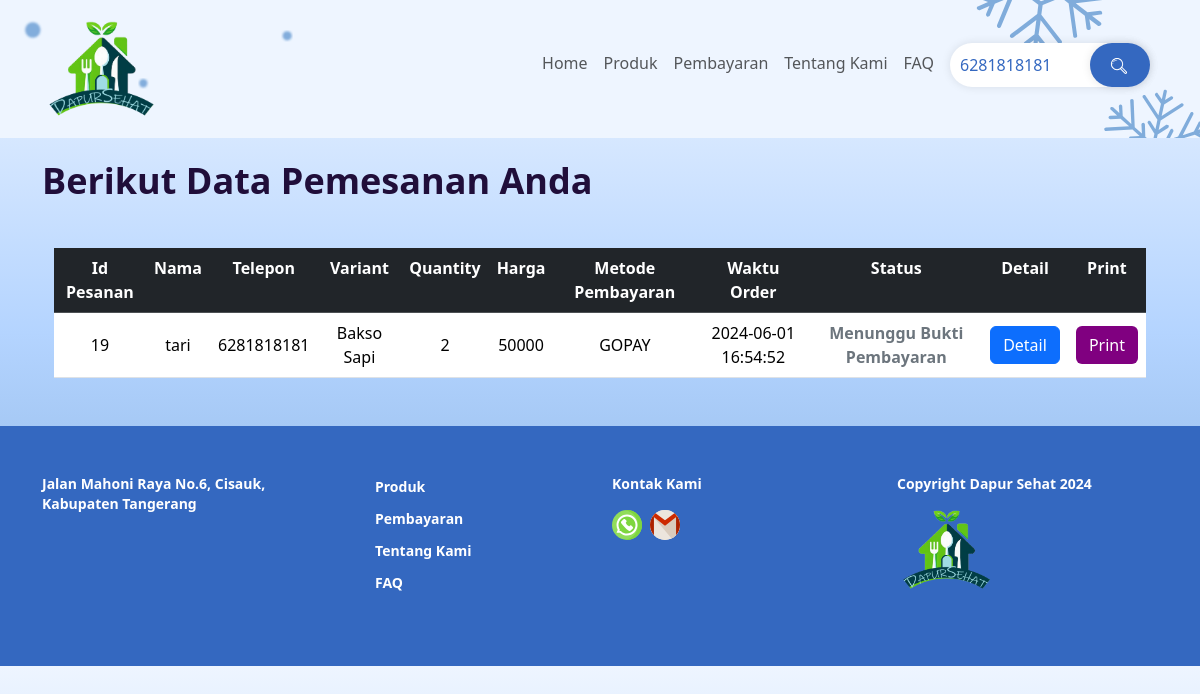
Page /cari-pesanan.php?tcari=6281818181 on the earlier database version.
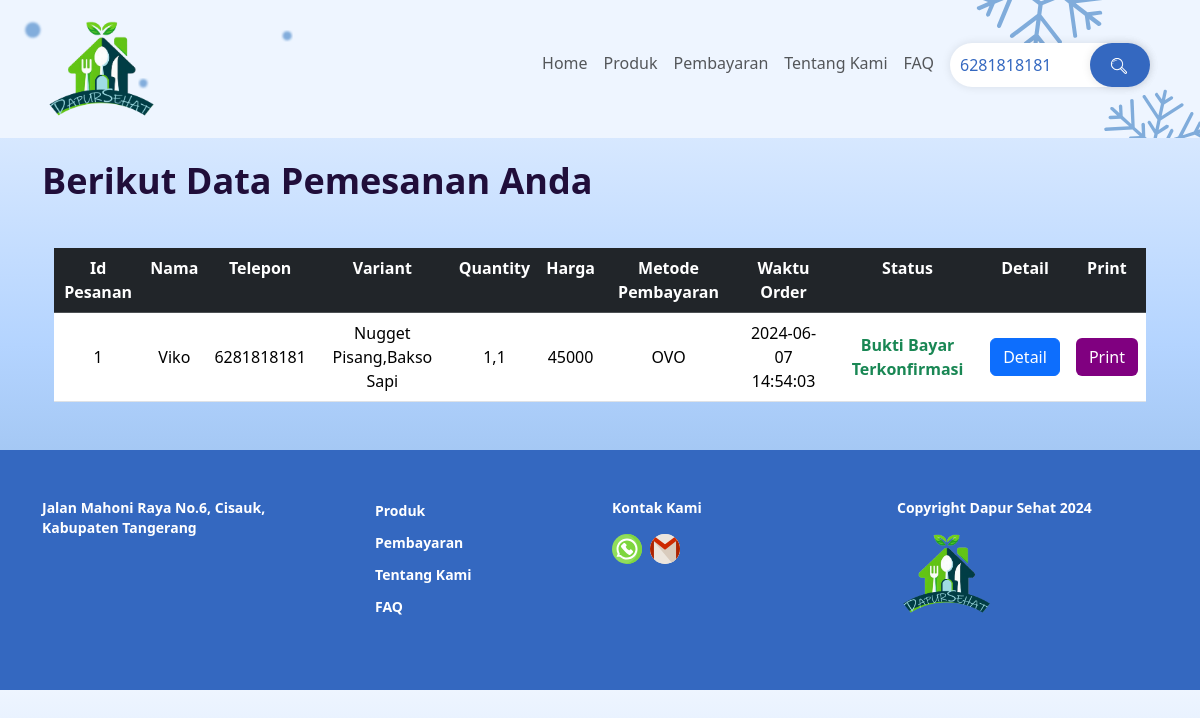
Same page on the later database version.
### tables this page shows
CREATE TABLE `orders` (
  `id` int(11) NOT NULL,
  `nama` varchar(50) NOT NULL,
  `telepon` varchar(50) NOT NULL,
  `email` varchar(50) DEFAULT NULL,
  `wilayah` varchar(50) NOT NULL,
  `alamat` varchar(225) NOT NULL,
  `mtdBayar` varchar(50) NOT NULL,
  `order_date` timestamp NOT NULL DEFAULT current_timestamp(),
  `status` varchar(50) DEFAULT 'Menunggu Bukti Pembayaran'
);

### public/cari-pesanan.php (the view, shortened to what this page needs)
<!DOCTYPE html>
<html lang="en">
<head>
    <link href="https://cdn.jsdelivr.net/npm/bootstrap@5.3.3/dist/css/bootstrap.min.css" rel="stylesheet">
    <link rel="stylesheet" href="https://cdn.jsdelivr.net/npm/bootstrap-icons@1.11.3/font/bootstrap-icons.min.css">
    <link rel="stylesheet" href="https://unpkg.com/aos@next/dist/aos.css" />
    <link rel="stylesheet" href="css/style.css">
</head>
<body>
    <section id="hero-container" style="
    background-image: url('images/bgtop.svg');
    background-size: cover;
    background-repeat: no-repeat;
    background-position: center;
    ">
        <div id="navbar"></div>
    </section>
    <section id="tabelCariPesanan">
        <div class="container py-2">
            <h1 class="title py-2">Berikut Data Pemesanan Anda</h1>
            <div class="container py-4 table-responsive">
                <main>
                    <table class="table table-hover text-center" data-aos="fade-down">
                        <tr class="table-dark">
                            <th>Id Pesanan</th>
                            <th>Nama</th>
                            <th>Telepon</th>
                            <th>Variant</th>
                            <th>Quantity</th>
                            <th>Harga</th>
                            <th>Metode Pembayaran</th>
                            <th>Waktu Order</th>
                            <th>Status</th>
                            <th>Detail</th>
                            <th>Print</th>
                        </tr>
                        <?php
                        if (isset($_GET['tcari'])) {
                            $keyword = mysqli_real_escape_string($db, $_GET['tcari']);
                            $query = "SELECT
                                        o.id,
                                        o.nama,
                                        o.telepon,
                                        o.email,
                                        o.wilayah,
                                        o.alamat,
                                        o.mtdBayar,
                                        o.order_date,
                                        o.status,
                                        GROUP_CONCAT(oi.product_id) AS product_id,
                                        GROUP_CONCAT(p.variant) AS variant,
                                        GROUP_CONCAT(oi.quantity) AS quantity,
                                        SUM(oi.harga_orders) AS harga_orders
                                    FROM
                                        orders o
                                    JOIN
                                        order_items oi ON o.id = oi.order_id
                                    JOIN
                                        products p ON oi.product_id = p.id
                                    WHERE
                                        o.telepon LIKE '%$keyword%'
                                    GROUP BY
                                        o.id, o.nama, o.telepon, o.email, o.wilayah, o.alamat, o.mtdBayar, o.order_date, o.status";
                            $result = mysqli_query($db, $query);
                            if ($result) {
                                $num_rows = mysqli_num_rows($result);
                                if ($num_rows > 0) {
                                    while ($row = mysqli_fetch_assoc($result)) {
                                        $detail_id = "detail_" . $row["id"];
                                        $status_class = "";
                                        switch ($row["status"]) {
                                            case 'Menunggu Bukti Pembayaran':
                                                $status_class = "style='color: #6C757D; font-weight: bold;'";
                                                break;
                                            case 'Bukti Bayar Terkonfirmasi':
                                                $status_class = "style='color: #198754; font-weight: bold;'";
                                                break;
                                        }
                                        echo "<tr>
                                                <td class='align-middle'>" . $row["id"] . "</td>
                                                <td class='align-middle'>" . $row["nama"] . "</td>
                                                <td class='align-middle'>" . $row["telepon"] . "</td>
                                                <td class='align-middle'>" . $row["variant"] . "</td>
                                                <td class='align-middle'>" . $row["quantity"] . "</td>
                                                <td class='align-middle'>" . $row["harga_orders"] . "</td>
                                                <td class='align-middle'>" . $row["mtdBayar"] . "</td>
                                                <td class='align-middle'>" . $row["order_date"] . "</td>
                                                <td class='align-middle' {$status_class}>" . $row["status"] . "</td>
                                                <td class='align-middle'>
                                                    <button class='btn btn-primary text-white' data-bs-toggle='modal' data-bs-target='#" . $detail_id . "'>Detail</button>
                                                </td>
                                                <td class='align-middle'>
                                                    <a class='btn text-white' href='../print-order.php?order_id=" .  $row["id"] . "' style='background-color: purple';>Print</a>
                                                </td>
                                            </tr>";
                                    }
                                } else {
                                    echo "<tr><td colspan='11'>Tidak ada hasil pencarian untuk '" . htmlspecialchars($keyword, ENT_QUOTES) . "'</td></tr>";
                                }
                            } else {
                                echo '<tr><td colspan="11">Terjadi kesalahan dalam mengambil data.</td></tr>';
                            }
                        } else {
                            echo '<tr><td colspan="11">Tidak ada data.</td></tr>';
                        }
                        ?>
                    </table>
                </main>
            </div>
        </div>
    </section>
    <section id="footer" style="background-color: #3468C0;">
    </section>
</body>
</html>

### public/css/style.css (style rules this page uses)
* { margin: 0; padding: 0; }
html { scroll-behavior: smooth; }
body { color: #200E3A; background-image: linear-gradient(180deg, #EEF5FF 0%, #B4D4FF 50%, #82ADDC 100%); }
.title { font-size: 36px; font-weight: 800; line-height: 54px; }

Differences in the rows shown:
removed orders: id "19", nama "tari", telepon "6281818181", variant "Bakso Sapi", quantity "2", harga_orders "50000", mtdBayar "GOPAY", order_date "2024-06-01 16:54:52", status "Menunggu Bukti Pembayaran"
now on this page (row edited): orders: id "1", nama "Viko", telepon "6281818181", variant "Nugget Pisang,Bakso Sapi", quantity "1,1", harga_orders "45000", mtdBayar "OVO", order_date "2024-06-07 14:54:03", status "Bukti Bayar Terkonfirmasi"
